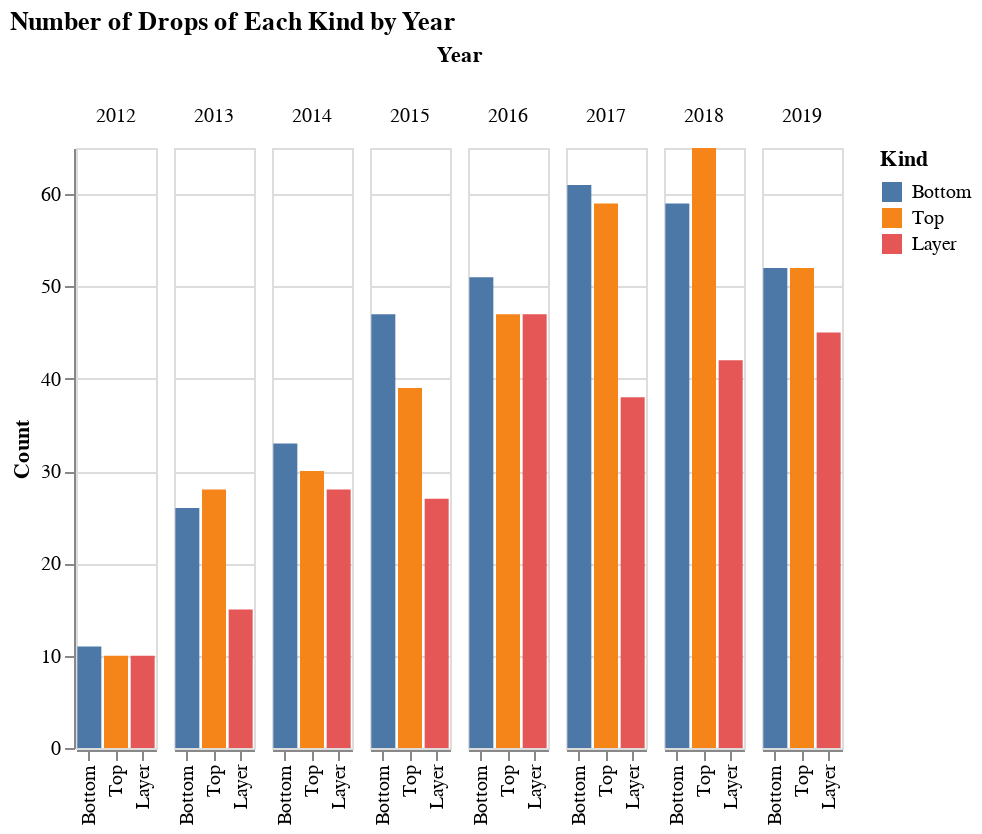

Notebook source saved alongside this figure:
### Markdown cell above
# Clothes

From year to year, the relative weight of each category of clothing &mdash; bottom, top, layer &mdash; shifts around a bit. In some years, pants and shorts make up the greatest percentage of drops, in others it's shirts and t-shirts.

### Code cell
tdf = df_clothes.groupby(['Kind', 'Year']).count()['Release'].reset_index()
tdf.columns = ['Kind', 'Year', 'Count']
alt.Chart(tdf, width=40).mark_bar().encode(
    x=alt.X('Kind:N', sort=kind_sort_order, title=None),
    y='Count:Q',
    color=alt.Color('Kind:N', sort=kind_sort_order),
    column='Year:O',
    tooltip=['Count', ]
).configure_facet(spacing=7).properties(title='Number of Drops of Each Kind by Year')

### Figure 1 — Vega-Lite specification as saved in the notebook (floating-point values rounded to 4 significant figures)
{"$schema": "https://vega.github.io/schema/vega-lite/v3.4.0.json", "config": {"facet": {"spacing": 7}, "mark": {"tooltip": null}, "view": {"height": 300, "width": 400}}, "data": {"name": "data-acaa0107039546853a13cdd51871fc9a"}, "datasets": {"data-acaa0107039546853a13cdd51871fc9a": [{"Count": 11, "Kind": "Bottom", "Year": 2012}, {"Count": 26, "Kind": "Bottom", "Year": 2013}, {"Count": 33, "Kind": "Bottom", "Year": 2014}, {"Count": 47, "Kind": "Bottom", "Year": 2015}, {"Count": 51, "Kind": "Bottom", "Year": 2016}, {"Count": 61, "Kind": "Bottom", "Year": 2017}, {"Count": 59, "Kind": "Bottom", "Year": 2018}, {"Count": 52, "Kind": "Bottom", "Year": 2019}, {"Count": 10, "Kind": "Layer", "Year": 2012}, {"Count": 15, "Kind": "Layer", "Year": 2013}, {"Count": 28, "Kind": "Layer", "Year": 2014}, {"Count": 27, "Kind": "Layer", "Year": 2015}, {"Count": 47, "Kind": "Layer", "Year": 2016}, {"Count": 38, "Kind": "Layer", "Year": 2017}, {"Count": 42, "Kind": "Layer", "Year": 2018}, {"Count": 45, "Kind": "Layer", "Year": 2019}, {"Count": 10, "Kind": "Top", "Year": 2012}, {"Count": 28, "Kind": "Top", "Year": 2013}, {"Count": 30, "Kind": "Top", "Year": 2014}, {"Count": 39, "Kind": "Top", "Year": 2015}, {"Count": 47, "Kind": "Top", "Year": 2016}, {"Count": 59, "Kind": "Top", "Year": 2017}, {"Count": 65, "Kind": "Top", "Year": 2018}, {"Count": 52, "Kind": "Top", "Year": 2019}]}, "encoding": {"color": {"field": "Kind", "sort": ["Bottom", "Top", "Layer"], "type": "nominal"}, "column": {"field": "Year", "type": "ordinal"}, "tooltip": [{"field": "Count", "type": "quantitative"}], "x": {"field": "Kind", "sort": ["Bottom", "Top", "Layer"], "title": null, "type": "nominal"}, "y": {"field": "Count", "type": "quantitative"}}, "mark": "bar", "title": "Number of Drops of Each Kind by Year", "width": 40}
